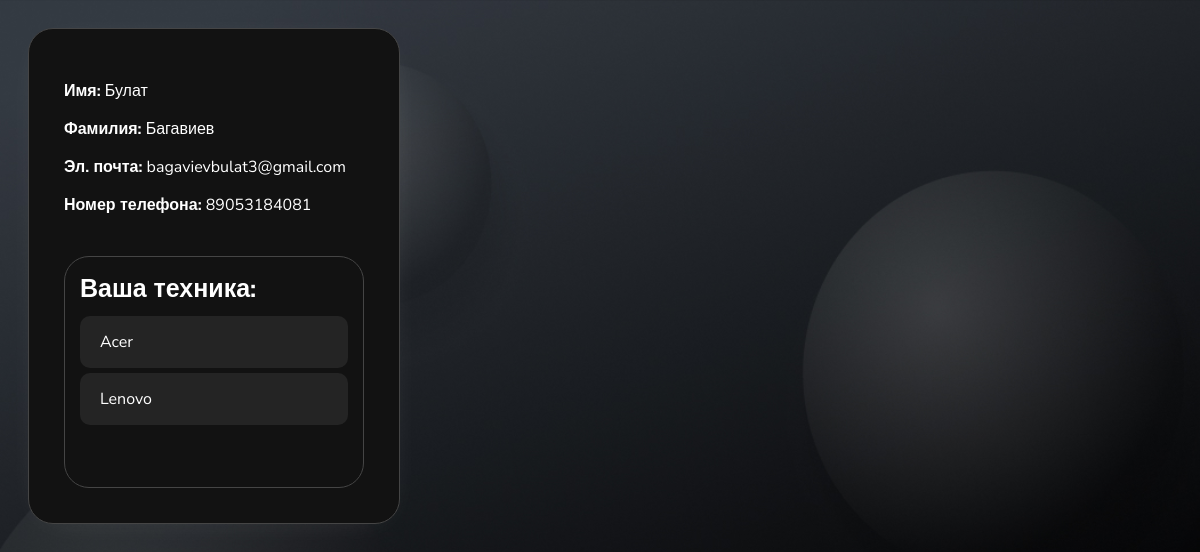
/profile_page (signed in), run on an earlier commit of the app's database.
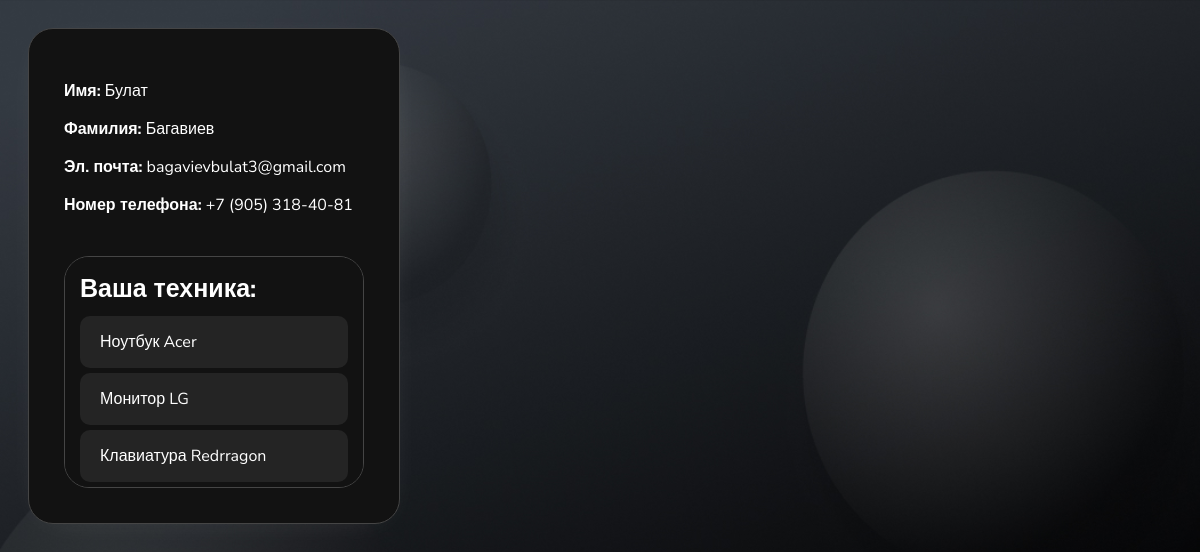
And on a later commit of the database.
### RSapplication/models.py (models this page shows, shortened)
class CustomUser(AbstractUser):
    firstname = models.CharField(max_length=100, verbose_name='Имя')
    lastname = models.CharField(max_length=100, verbose_name='Фамилия')
    phone_number = models.CharField(max_length=20, verbose_name='Номер телефона', unique=True)
    email = models.EmailField(max_length=100, verbose_name='Электронная почта', unique=True)
    USERNAME_FIELD = 'email'
    REQUIRED_FIELDS = ['username']
    USER_TYPE_CHOICES = [
        ('employee', 'Сотрудник'),
        ('client', 'Клиент'),
    ]
    user_type = models.CharField(max_length=10, choices=USER_TYPE_CHOICES, verbose_name="Тип пользователя", null=True,
                                 blank=True)
    position = models.CharField(max_length=100, verbose_name="Должность", null=True, blank=True)
    class Meta:
        verbose_name = 'Пользователь'
        verbose_name_plural = 'Пользователи'

class RepairRequest(models.Model):
    owner = models.ForeignKey(CustomUser, on_delete=models.PROTECT, related_name='repair_requests', verbose_name='Владелец техники')
    technic = models.ForeignKey(Technic, on_delete=models.CASCADE, related_name='repair_requests', verbose_name='Техника клиента')
    description = models.TextField(max_length=300, verbose_name='Описание проблемы')
    take_date = models.DateField(null=True, verbose_name='Дата приёма техники')
    created_time = models.DateTimeField(default=timezone.now, verbose_name='Дата/время создания')
    technic_accepted = models.BooleanField(default=False, verbose_name='Статус принятия техники')
    delivery_choice = [
        ('MYSELF', 'Привезу сам'),
        ('DELIVERY', 'Служба доставки'),
    ]
    delivery = models.TextField(choices=delivery_choice, max_length=50,
                                verbose_name='Способ доставки',
                                default='MYSELF')
    class Meta:
        verbose_name = 'Заявка на обслуживание'
        verbose_name_plural = 'Заявки на обслуживание'

class Technic(models.Model):
    type = models.ForeignKey(TechnicType, null=True, blank=True, on_delete=models.PROTECT, verbose_name='тип техники')
    brand = models.CharField(max_length=100, verbose_name='Марка техники')
    model = models.CharField(max_length=100, verbose_name='Модель техники')
    class Meta:
        verbose_name = 'Техника'
        verbose_name_plural = 'Техника'

class TechnicType(models.Model):
    name_type = models.TextField(max_length=50, verbose_name='Наименование типа')
    class Meta:
        verbose_name = 'Тип техники'
        verbose_name_plural = 'Типы техники'

### RSapplication/views.py (the view)
# urls.py: path('profile_page', profile_page, name='ProfilePage'),
def profile_page(request):
    current_user = request.user
    requests = RepairRequest.objects.filter(owner=current_user)
    return render(request, 'RSapplication/profile.html',{'current_user':current_user,
                                                         'requests':requests})

### RSapplication/templates/RSapplication/profile.html (shortened to what this page needs)
{% load static %}
<!DOCTYPE html>
<html lang="en">
<head>
</head>
<link rel="stylesheet" type="text/css" href="{% static 'css/profile.css' %}">
<link href='https://unpkg.com/boxicons@2.1.4/css/boxicons.min.css' rel='stylesheet'>
<body>
<div class="profile">
        <div class="profile-info">
            <p><strong>Имя:</strong> {{ current_user.firstname }}
            <p><strong>Фамилия:</strong> {{ current_user.lastname }}
            <p><strong>Эл. почта:</strong> {{ current_user.email }}
            <p><strong>Номер телефона:</strong> {{ current_user.phone_number }}
        </div>
        {% if current_user.user_type == 'client' %}
        <div class="profile-photo">
            <h1>Ваша техника:</h1>
            {% for repair_request in requests %}
                <div class='user_technic_info'>
                    {{ repair_request.technic.type.name_type }} {{ repair_request.technic.brand }}
                </div>
            {% endfor %}
        </div>
        {% endif %}
    </div>
</body>
</html>

What changed in the data, as far as the page shows it:
removed RepairRequest: technic.brand "Acer"
removed RepairRequest: technic.brand "Lenovo"
changed CustomUser "Булат": phone_number "89053184081" → "+7 (905) 318-40-81"
added RepairRequest: technic.type.name_type "Ноутбук", technic.brand "Acer"
added RepairRequest: technic.type.name_type "Монитор", technic.brand "LG"
added RepairRequest: technic.type.name_type "Клавиатура", technic.brand "Redrragon"
